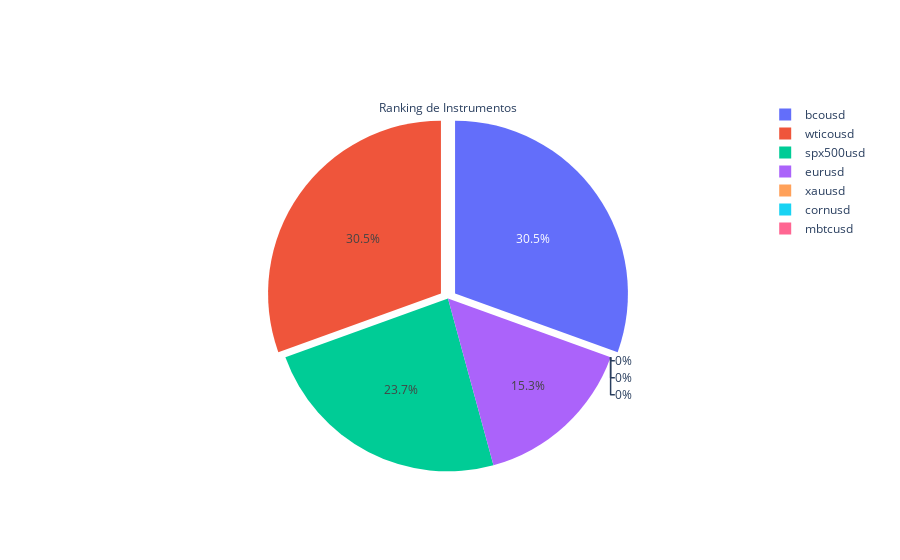

The code cell stored with this chart in its notebook:
### Code cell
figure = pr.grafica_pastel
figure

### Figure 1 — Plotly figure (JSON) as saved in the notebook; plotly's stock layout.template omitted (floating-point values rounded to 4 significant figures)
{"data": [{"labels": ["bcousd", "wticousd", "spx500usd", "eurusd", "xauusd", "cornusd", "mbtcusd"], "pull": [0.05, 0.05, 0, 0, 0, 0, 0], "title": {"text": "Ranking de Instrumentos"}, "type": "pie", "values": [100, 100, 77.78, 50, 0, 0, 0]}], "layout": {}}
